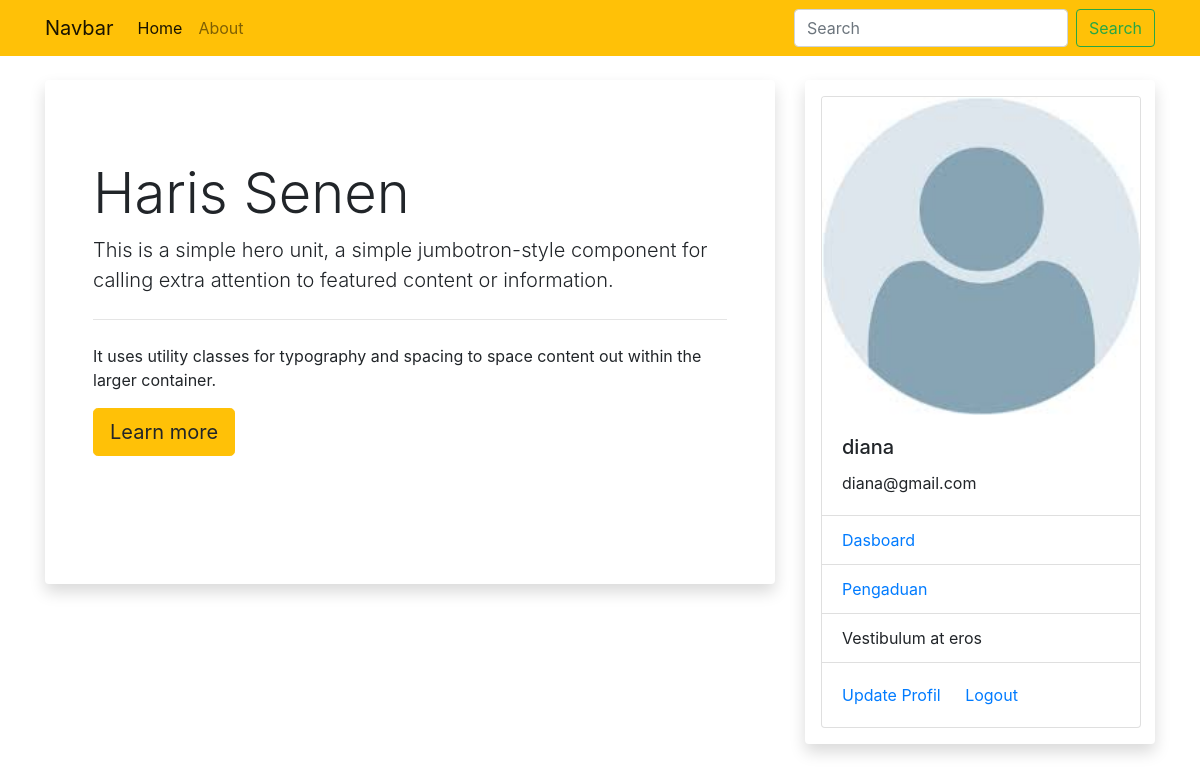
Screenshot of / (signed in) with the database file from the repository.
### sim/models.py (models this page shows, shortened)
class Tmahasiswa(db.Model, UserMixin): #tambahka
    id= db.Column(db.Integer, primary_key=True)
    npm = db.Column(db.String(15), unique=True, nullable=False)
    nama = db.Column(db.String(100), nullable=False)
    email = db.Column(db.String(120), unique=True, nullable=False)
    password = db.Column(db.String(80), nullable=False)
    kelas = db.Column(db.String(20), nullable=False)
    alamat = db.Column(db.String(100), nullable=False)
    foto = db.Column(db.String(30), nullable=False, default='default.jpg')
    pengaduans = db.relationship('Tpengaduan', backref='mahasiswa',lazy=True)

### sim/mahasiswa/routes.py (the view)
@rmahasiswa.route("/")
def home():
    return render_template("home.html")

### sim/models.py (called while the page is built)
@login_manager.user_loader
def user_loader(mahasiswa_id):
    return Tmahasiswa.query.get(int(mahasiswa_id))

### sim/templates/home.html
{% extends "base.html" %}
{% block konten %}
<div class="jumbotron">
  <h1 class="display-4">Haris Senen</h1>
  <p class="lead">This is a simple hero unit, a simple jumbotron-style component for calling extra attention to featured content or information.</p>
  <hr class="my-4">
  <p>It uses utility classes for typography and spacing to space content out within the larger container.</p>
  <p class="lead">
    <a class="btn btn-warning btn-lg" href="#" role="button">Learn more</a>
  </p>
</div>
{% endblock%}

### sim/templates/base.html (shortened to what this page needs)
<html>
    <head>
        <link rel="stylesheet" href="{{ url_for ('static', filename='css/bootstrap.min.css')}}">
        <link rel="stylesheet" type="text/css" href="{{ url_for ('static', filename='css/style.css')}}">
    </head>
    <body>
        <nav class="navbar navbar-expand-lg navbar-light bg-warning">
        <div class="container">
            <a class="navbar-brand" href="#"> Navbar</a>
            <div class="collapse navbar-collapse" id="navbarSupportedContent">
              <ul class="navbar-nav mr-auto">
                <li class="nav-item active">
                  <a class="nav-link" href="{{url_for('rmahasiswa.home')}}">Home <span class="sr-only">(current)</span></a>
                </li>
                <li class="nav-item">
                  <a class="nav-link" href="{{url_for('rmahasiswa.about')}}">About</a>
                </li>
                </ul>
              <form class="form-inline my-2 my-lg-0">
                <input class="form-control mr-sm-2" type="search" placeholder="Search" aria-label="Search">
                <button class="btn btn-outline-success my-2 my-sm-0" type="submit">Search</button>
              </form>
            </div>
            </div>
          </nav>
        <div class="container mt-4">
        <div class="row">
            <div class="col-md-8">
                <div class="shadow p-3 mb-5 bg-white rounded">
            {% block konten %}
            {% endblock%}
            </div>
        </div>
            <div class="col-md-4">
                <div class="shadow p-3 mb-5 bg-white rounded">
                 {% if current_user.is_authenticated %}
                 <div class="card" style="width: 20rem;">
                  <img src="{{url_for('static', filename='foto/' + current_user.foto)}}" class="card-img-top" alt="...">
                  <div class="card-body">
                    <h5 class="card-title">{{current_user.nama}}</h5>
                    <p class="card-text">{{current_user.email}}</p>
                  </div>
                  <ul class="list-group list-group-flush">
                    <li class="list-group-item"> <a href="{{url_for('rmahasiswa.akunmahasiswa')}}">Dasboard</a>
</li>
                    <li class="list-group-item"><a href="{{url_for('rmahasiswa.pengaduan')}}">Pengaduan</a></li>
                    <li class="list-group-item">Vestibulum at eros</li>
                  </ul>
                  <div class="card-body">
                    <a href="{{url_for('rmahasiswa.edit_mahasiswa')}}" class="card-link">Update Profil</a>
                    <a href="{{url_for('rmahasiswa.logout_mahasiswa')}}" class="card-link">Logout</a>
                  </div>
                </div>
                 {% else %}
                <li>Data Mahasiswa</li>
                <li>Data Dosen</li>
                {% endif %}
            </div>
            </div>
        </div>
    </div>
    </body>
</html>

### sim/static/css/style.css (style rules this page uses)
.jumbotron { background-color: white; }

### rows the page displays
Tmahasiswa: foto (placeholder picture), nama "diana", email "diana@gmail.com"
